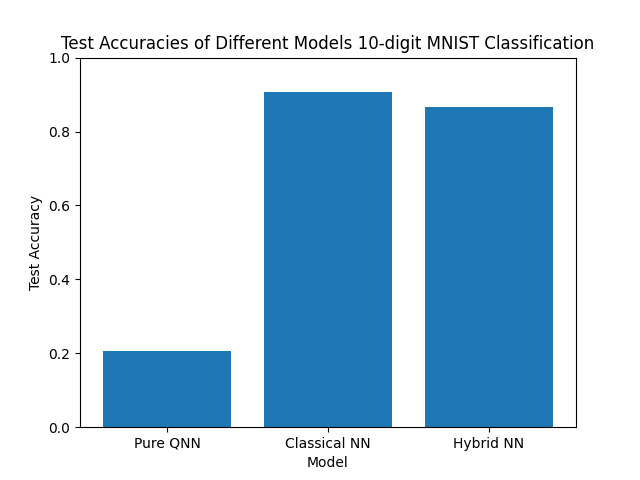

Recreate this plot in Python.
import matplotlib.pyplot as plt

results = [0.205, 0.9067, 0.8667]

# Labels for the bars
labels = ['Pure QNN', 'Classical NN', 'Hybrid NN']

# Create a figure and axis
fig, ax = plt.subplots()

# Create the bar plot
ax.bar(labels, results)

# Set the y-axis limits from 0 to 1
ax.set_ylim(0, 1)

# Add labels and title
ax.set_xlabel('Model')
ax.set_ylabel('Test Accuracy')
ax.set_title('Test Accuracies of Different Models 10-digit MNIST Classification')

# Display the plot
plt.savefig("plot.png")
